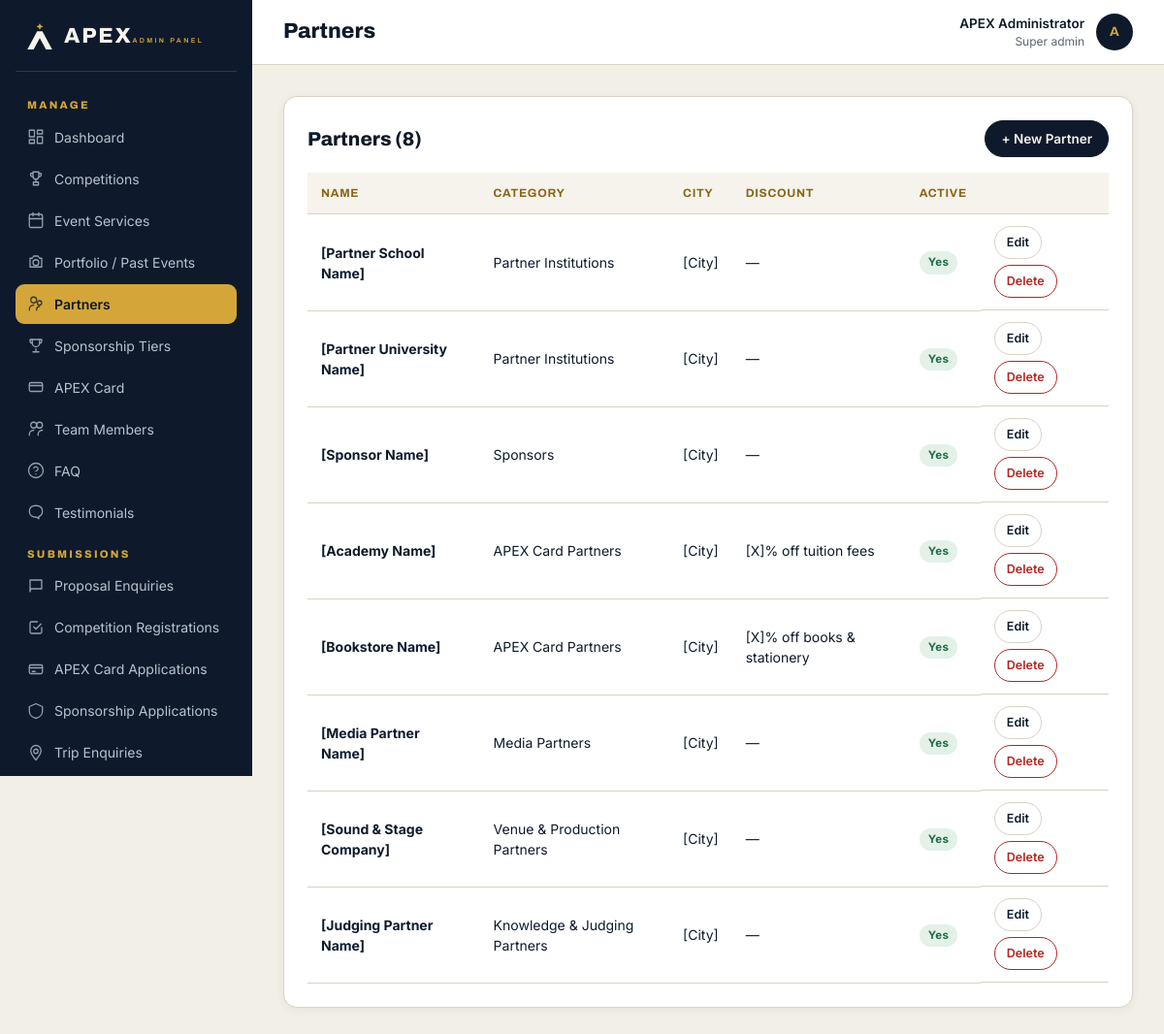
Screenshot of /admin/partners/index.php (signed in) with the database file from the repository.
### tables this page shows
CREATE TABLE `partners` (
  `id` INT UNSIGNED NOT NULL AUTO_INCREMENT,
  `name` VARCHAR(200) NOT NULL,
  `category_id` INT UNSIGNED NULL,
  `city` VARCHAR(80) NULL,
  `description` VARCHAR(500) NULL,
  `logo` VARCHAR(255) NULL,
  `website` VARCHAR(255) NULL,
  `discount` VARCHAR(140) NULL,
  `since_year` VARCHAR(10) NULL,
  `is_card_partner` TINYINT(1) NOT NULL DEFAULT 0,
  `is_active` TINYINT(1) NOT NULL DEFAULT 1,
  `sort_order` INT NOT NULL DEFAULT 0,
  `created_at` DATETIME NOT NULL DEFAULT CURRENT_TIMESTAMP,
  PRIMARY KEY (`id`),
  KEY `idx_cat` (`category_id`),
  KEY `idx_city` (`city`),
  CONSTRAINT `fk_partner_cat` FOREIGN KEY (`category_id`) REFERENCES `partner_categories`(`id`) ON DELETE SET NULL
);

CREATE TABLE `partner_categories` (
  `id` INT UNSIGNED NOT NULL AUTO_INCREMENT,
  `slug` VARCHAR(60) NOT NULL UNIQUE,
  `name` VARCHAR(140) NOT NULL,
  `description` VARCHAR(400) NULL,
  `sort_order` INT NOT NULL DEFAULT 0,
  PRIMARY KEY (`id`)
);

### includes/functions.php (called while the page is built, shortened)
<?php
if (!function_exists('e')) {
    function e($v): string {
        return htmlspecialchars((string)$v, ENT_QUOTES | ENT_SUBSTITUTE, 'UTF-8');
    }
}

### config/database.php (called while the page is built)
<?php
$dbConfig = [
    'host'     => $_ENV['DB_HOST']     ?? getenv('DB_HOST')     ?: 'localhost',
    'name'     => $_ENV['DB_NAME']     ?? getenv('DB_NAME')     ?: 'apex_db',
    'user'     => $_ENV['DB_USER']     ?? getenv('DB_USER')     ?: 'root',
    'pass'     => $_ENV['DB_PASS']     ?? getenv('DB_PASS')     ?: '',
    'charset'  => 'utf8mb4',
    'port'     => $_ENV['DB_PORT']     ?? getenv('DB_PORT')     ?: 3306,
];
function db(): PDO
{
    static $pdo = null;
    if ($pdo instanceof PDO) {
        return $pdo;
    }
    global $dbConfig;
    $dsn = sprintf(
        'mysql:host=%s;port=%d;dbname=%s;charset=%s',
        $dbConfig['host'], (int)$dbConfig['port'], $dbConfig['name'], $dbConfig['charset']
    );
    try {
        $pdo = new PDO($dsn, $dbConfig['user'], $dbConfig['pass'], [
            PDO::ATTR_ERRMODE            => PDO::ERRMODE_EXCEPTION,
            PDO::ATTR_DEFAULT_FETCH_MODE => PDO::FETCH_ASSOC,
            PDO::ATTR_EMULATE_PREPARES   => false,
            PDO::MYSQL_ATTR_INIT_COMMAND => "SET NAMES 'utf8mb4' COLLATE 'utf8mb4_unicode_ci'",
        ]);
    } catch (PDOException $e) {
        http_response_code(500);
        if (!empty($_ENV['APP_DEBUG']) || getenv('APP_DEBUG') === 'true') {
            exit('Database connection failed: ' . htmlspecialchars($e->getMessage()));
        }
        error_log('[APEX] DB connection failed: ' . $e->getMessage());
        exit('We could not connect to the database right now. Please try again shortly.');
    }
    return $pdo;
}

### includes/auth.php (called while the page is built, shortened)
<?php
function admin_user(): ?array
{
    try {
        $stmt = db()->prepare('SELECT id,name,email,role,is_active FROM admins WHERE id=? LIMIT 1');
        $stmt->execute([(int)$_SESSION['admin_id']]);
        $u = $stmt->fetch();
        if ($u && (int)$u['is_active'] === 1) {
            return $cached = $u;
        }
    } catch (Throwable $e) {  }
    return null;
}
function require_admin(): array
{
    $u = admin_user();
    return $u;
}

### admin/partners/index.php (the view, shortened to what this page needs)
<?php
$pageTitle = 'Partners';
require_once dirname(__DIR__) . '/includes/header.php';
$rows = db()->query('SELECT p.*, pc.name AS category_name FROM partners p LEFT JOIN partner_categories pc ON pc.id=p.category_id ORDER BY pc.sort_order, p.sort_order')->fetchAll();
?>
<div class="admin-card">
  <div style="display:flex;justify-content:space-between;align-items:center;margin-bottom:16px"><h2 style="margin:0">Partners (<?= count($rows) ?>)</h2><a class="btn btn-navy btn-sm" href="edit.php">+ New Partner</a></div>
  <table class="admin-table">
    <thead><tr><th>Name</th><th>Category</th><th>City</th><th>Discount</th><th>Active</th><th></th></tr></thead>
    <tbody>
    <?php foreach ($rows as $r): ?>
      <tr>
        <td><b><?= e($r['name']) ?></b></td>
        <td><?= e($r['category_name']) ?></td>
        <td><?= e($r['city']) ?></td>
        <td><?= e($r['discount'] ?: '—') ?></td>
        <td><?= $r['is_active']?'<span class="badge-status bs-approved">Yes</span>':'<span class="badge-status bs-closed">No</span>' ?></td>
        <td class="actions">
          <a class="btn btn-ghost btn-sm" href="edit.php?id=<?= e($r['id']) ?>">Edit</a>
          <form method="POST" action="delete.php" style="display:inline" onsubmit="return confirm('Delete this partner?')"><?= csrf_field() ?><input type="hidden" name="id" value="<?= e($r['id']) ?>"><button class="btn btn-ghost btn-sm" style="color:var(--red);border-color:var(--red)">Delete</button></form>
        </td>
      </tr>
    <?php endforeach; ?>
    </tbody>
  </table>
</div>
<?php require_once dirname(__DIR__) . '/includes/footer.php'; ?>

### admin/includes/header.php (shortened to what this page needs)
<?php
require_once dirname(__DIR__, 2) . '/includes/auth.php';
$user = require_admin();
$pageTitle = $pageTitle ?? 'Dashboard';
$selfParts = explode('/', ltrim($_SERVER['PHP_SELF'] ?? '', '/'));
$adminIdx = array_search('admin', $selfParts, true);
$depthBelowAdmin = $adminIdx !== false ? max(0, count($selfParts) - $adminIdx - 2) : 0;
$adminBase = str_repeat('../', $depthBelowAdmin);
$siteBase  = $adminBase . '../';
function admin_nav_link(string $pathUnderAdmin, string $label, string $icon = ''): void {
    global $adminBase;
    $href = $adminBase . ltrim($pathUnderAdmin, '/');
    $current = trim($_SERVER['REQUEST_URI'] ?? '', '/');
    $dir     = dirname($pathUnderAdmin);
    $isActive = str_ends_with($current, '/' . trim($pathUnderAdmin, '/'))
             || ($dir !== '.' && str_contains($current, '/' . trim($dir, '/') . '/'));
    echo '<a href="' . e($href) . '"' . ($isActive ? ' aria-current="page"' : '') . '>';
    if ($icon) echo '<svg class="ico" viewBox="0 0 24 24" fill="none" stroke="currentColor" stroke-width="1.7" stroke-linecap="round" stroke-linejoin="round" aria-hidden="true">' . $icon . '</svg>';
    echo e($label) . '</a>';
}
?>
<!doctype html>
<html lang="en">
<head>
<link rel="stylesheet" href="<?= e($siteBase) ?>assets/css/main.css">
<link rel="stylesheet" href="<?= e($siteBase) ?>assets/css/admin.css">
</head>
<body class="admin">
<div class="admin-shell">
  <aside id="admin-side" class="admin-side">
    <a class="admin-brand" href="<?= e($adminBase) ?>dashboard.php">
      <svg viewBox="0 0 120 110" width="30" height="27" aria-hidden="true"><path d="M60 0 Q62 12 74 14 Q62 16 60 28 Q58 16 46 14 Q58 12 60 0 Z" fill="#D4A63A"/><path d="M49 34 L71 34 L112 110 L86 110 L60 62 L34 110 L8 110 Z" fill="#F6F3EC"/></svg>
      <span><span class="name">APEX</span><span class="sub">ADMIN PANEL</span></span>
    </a>
    <nav class="admin-nav">
      <h4>MANAGE</h4>
      <?php
      admin_nav_link('dashboard.php', 'Dashboard', '<rect x="3" y="3" width="7" height="9"/><rect x="14" y="3" width="7" height="5"/><rect x="14" y="12" width="7" height="9"/><rect x="3" y="16" width="7" height="5"/>');
      admin_nav_link('partners/index.php', 'Partners', '<circle cx="9" cy="7" r="4"/><path d="M3 21v-1a6 6 0 0 1 6-6"/><circle cx="17" cy="11" r="3"/><path d="M13 21v-1a4 4 0 0 1 4-4"/>');
      ?>
      <h4>SUBMISSIONS</h4>
    </nav>
  </aside>
  <section class="admin-main">
    <header class="admin-topbar">
      <h1><?= e($pageTitle) ?></h1>
      <div class="user">
        <div style="text-align:right">
          <div style="font-weight:600"><?= e($user['name']) ?></div>
          <div style="color:var(--slate);font-size:12px"><?= e(ucfirst(str_replace('_',' ',$user['role']))) ?></div>
        </div>
        <div class="avatar"><?= e(strtoupper(substr($user['name'],0,1))) ?></div>
      </div>
    </header>
    <div class="admin-content">

### assets/css/main.css (style rules this page uses)
:root { --navy: #0E1A2B; --panel: #15253B; --edge: #263A57; --gold: #D4A63A; --gold-2: #E3B54A; --dgold: #8A6516; --blue: #2563EB; --blue-dark: #1D4ED8; --blue-soft: #EFF4FF; --ivory: #F6F3EC; --white: #FFFFFF; --slate: #5B6576; --mist: #B9C2D0; --line: #D9D3C4; --line-cool: #E5E7EB; --green: #1F6B45; --greenbg:#E3F1E8; --red: #B3261E; --redbg: #FDECEA; --radius: 14px; --radius-lg: 20px; --shadow-sm: 0 2px 10px rgba(14,26,43,.06); --shadow: 0 12px 28px rgba(14,26,43,.08); --shadow-lg: 0 24px 60px rgba(14,26,43,.14); --shadow-header: 0 1px 2px rgba(15,23,42,.04), 0 2px 8px rgba(15,23,42,.06); --max: 1240px; --transition: .25s cubic-bezier(.2,.8,.2,1); }
*,*::before,*::after { box-sizing:border-box }
html { scroll-behavior:smooth;-webkit-text-size-adjust:100% }
body { margin:0;font-family:Inter,system-ui,-apple-system,Segoe UI,Roboto,sans-serif;color:var(--navy);background:var(--ivory);line-height:1.5;overflow-x:hidden }
img,svg,video { max-width:100%;height:auto;display:block }
a { color:var(--dgold);text-decoration:none;transition:color var(--transition) }
button { font:inherit;cursor:pointer }
input,select,textarea,button { font-family:inherit }
h1,h2,h3,h4 { font-family:Archivo,sans-serif;font-weight:800;line-height:1.15;margin:0 0 .5em }
h1 { font-size:clamp(34px,4.4vw,56px);font-stretch:115% }
h2 { font-size:clamp(26px,3.2vw,40px);font-stretch:112% }
.btn { display:inline-flex;align-items:center;gap:8px;font-weight:600;font-size:15px;padding:13px 24px;border-radius:999px;min-height:48px;text-decoration:none;border:1.5px solid transparent;transition:all var(--transition);cursor:pointer;line-height:1;font-family:inherit }
.btn-navy { background:var(--navy);color:var(--ivory);border-color:var(--navy) }
.btn-ghost { background:#fff;color:var(--navy);border-color:var(--line) }
.btn-sm { padding:9px 16px;min-height:38px;font-size:13.5px }
html,body { max-width:100% }
body { overflow-x:hidden;overflow-x:clip }
img,video,iframe,svg { max-width:100%;height:auto }
table { max-width:100% }
a { word-wrap:break-word;overflow-wrap:break-word }
input,textarea,select,button { -webkit-appearance:none;appearance:none;max-width:100% }

### rows the page displays
partners: name "[Partner School Name]", category.name "Partner Institutions", city "[City]", discount "—", is_active "Yes"
partners: name "[Partner University Name]", category.name "Partner Institutions", city "[City]", discount "—", is_active "Yes"
partners: name "[Sponsor Name]", category.name "Sponsors", city "[City]", discount "—", is_active "Yes"
partners: name "[Academy Name]", category.name "APEX Card Partners", city "[City]", discount "[X]% off tuition fees", is_active "Yes"
partners: name "[Bookstore Name]", category.name "APEX Card Partners", city "[City]", discount "[X]% off books & stationery", is_active "Yes"
partners: name "[Media Partner Name]", category.name "Media Partners", city "[City]", discount "—", is_active "Yes"
partners: name "[Sound & Stage Company]", category.name "Venue & Production Partners", city "[City]", discount "—", is_active "Yes"
partners: name "[Judging Partner Name]", category.name "Knowledge & Judging Partners", city "[City]", discount "—", is_active "Yes"

### other values shown
$pageTitle "Partners"
$user['name'] "APEX Administrator"
str_replace('_',' ',$user['role']) "Super admin"
substr($user['name'],0,1) "A"
count($rows) "8"
